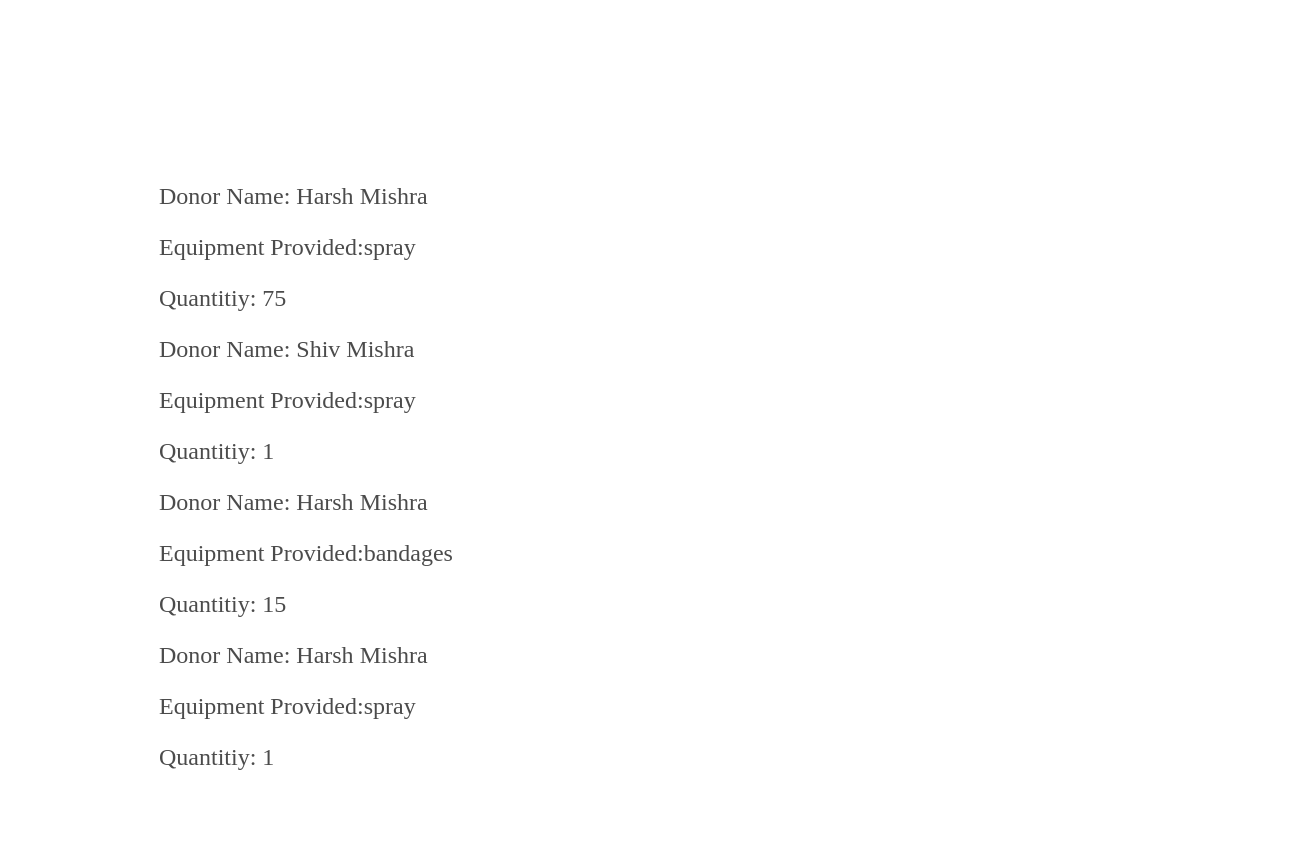
Page /accounts/ngodetail/donators/ (signed in) on the earlier database version.
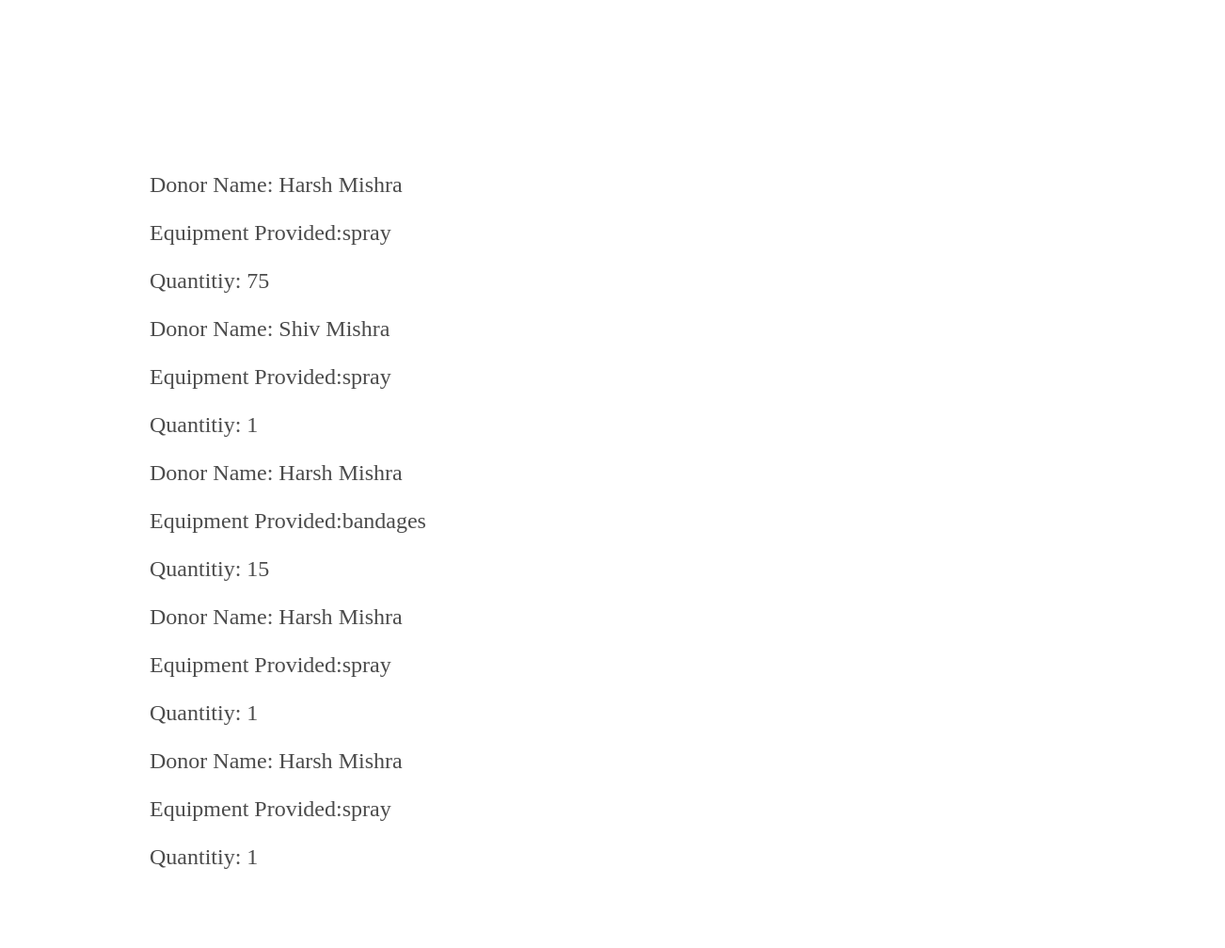
Same page on the later database version.
### accounts/models.py (models this page shows, shortened)
class DonationDetail(models.Model):
    donator = models.ForeignKey(Donator, on_delete=models.CASCADE)
    ngo = models.ForeignKey(Ngo, on_delete=models.CASCADE)
    req = models.CharField(max_length=100, default='')
    quantity = models.IntegerField()

class Donator(models.Model):
    first_name = models.CharField(max_length=50, blank=True)
    last_name = models.CharField(max_length=50, blank=True)
    phone = models.CharField(max_length=10, unique=True)

### accounts/views.py (the view)
# urls.py: path('ngodetail/donators/', views.donators, name='donators'),
@login_required(login_url='/accounts/login/')
def donators(request):
    dds = DonationDetail.objects.all()
    myngo = Ngo.objects.get(founder=request.user)
    return render(request, 'accounts/donators.html', {'dds': dds, 'myngo': myngo})

### accounts/templates/accounts/donators.html (shortened to what this page needs)
<!DOCTYPE html>
<html lang="en">
<head>
</head>
<body>
    <div class="container">
        <div class="box">
        {% for dd in dds %}
            {% if dd.ngo == myngo %}
                <p>Donor Name: {{ dd.donator.first_name }} {{dd.donator.last_name}}</p>
                <p>Equipment Provided:{{ dd.req }}</p>
                <p>Quantitiy: {{ dd.quantity }}</p>
            {% endif %}
        {% endfor %}
    </div>
</div>
</body>
</html>

### accounts/templates/accounts/donators.html (style rules this page uses)
body { background-image: url(https://www.zappyworks.com/mad-banner.jpg); background-size: cover; }
.container { width: 100%; height: 100%; padding-top: 100px; padding-left:100px; }
.box { font-size: x-large; border: 1px solid #fff; padding: 50px; width: 400px; background-color: #fff; opacity: 0.7; }

Differences in the rows shown:
added DonationDetail: donator.first_name "Harsh", donator.last_name "Mishra", req "spray", quantity "1"
